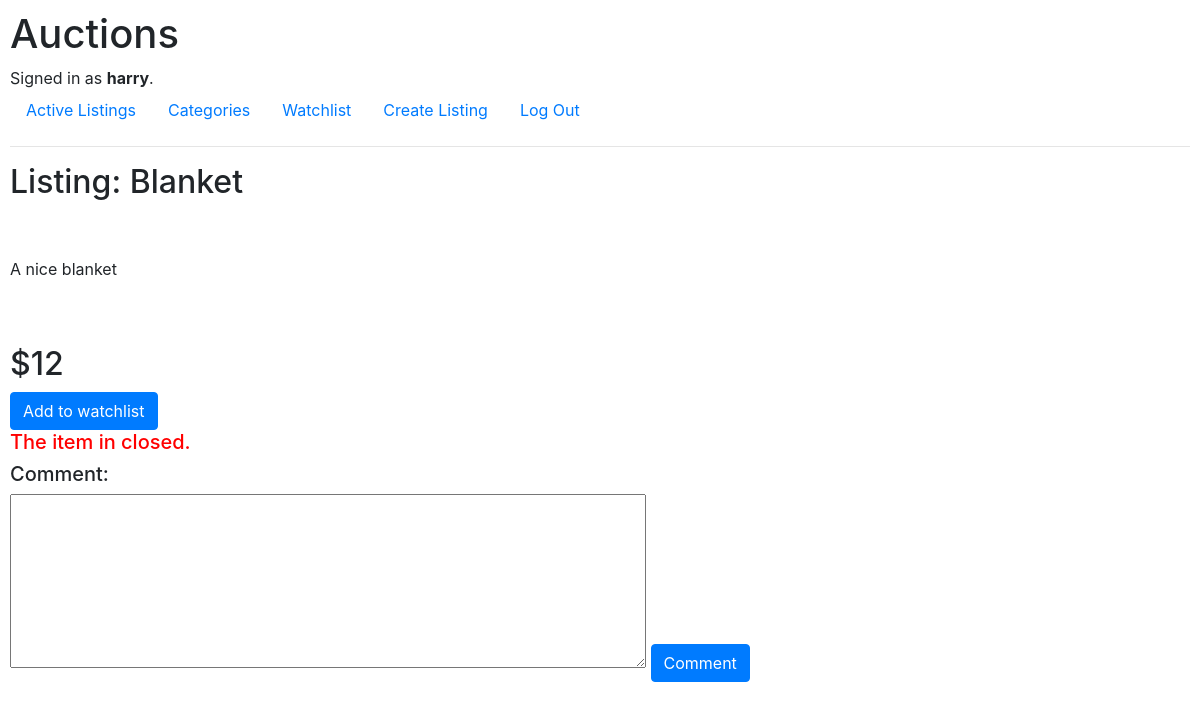
Before: /1 (signed in) with the older database file.
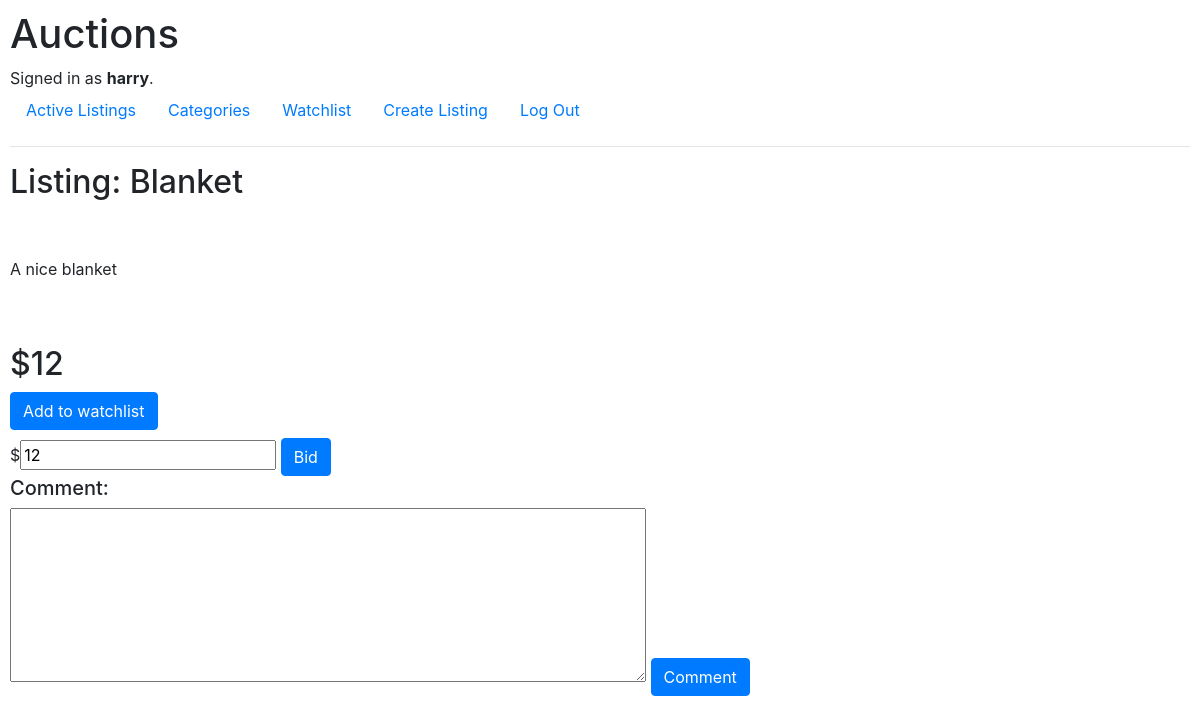
After: the same page with the newer database file.
### auctions/models.py (models this page shows, shortened)
class Listing(models.Model):
    title = models.CharField(max_length=64)
    description = models.CharField(max_length=150)
    starting_bid = models.IntegerField()
    image_link = models.CharField(max_length=400)
    Category = (('Fashion', 'Fashion'),('Toys','Toys'),('Electronics','Electronics'),('Home','Home'),('Health', 'Health'),('Sports','Sports'))
    category = models.CharField(max_length=200,null=True, choices=Category)
    user = models.ForeignKey(User,on_delete=models.CASCADE,related_name="Products")
    active_category=(('Active','Active'),('Close','Close'))
    active = models.CharField(max_length=200,null=True, choices=active_category,default="Active")

### auctions/views.py (the view, shortened to what this page needs)
# urls.py: path("<int:list_id>",views.listing_page,name="listing_page"),
def listing_page(request,list_id):
    comment_form = ProductComment()
    won = False
    if len(product_won.objects.filter(listing__id=list_id)) > 0:
        if product_won.objects.filter(listing__id=list_id)[0].listing.id==list_id and product_won.objects.filter(listing__id=list_id)[0].user.id==request.user.id :
            won = True
    product = Listing.objects.get(id=list_id)
    form = ListingForm(instance=product)
    if Listing.objects.get(id=list_id).active =="Active":
        if_active = True
    else:
        if_active=False
    if len(watchlist.objects.filter(item_id=list_id,user=request.user.id))==1:
        blob=True
        if request.method=="POST" and  'watchlist' in request.POST:
            item = watchlist.objects.filter(item_id=list_id)
            item.delete()
            return HttpResponseRedirect(reverse("listing_page",args=(list_id,)))
    else:
        blob=False
        if request.method=="POST" and 'watchlist' in request.POST:
            b = watchlist(item = Listing.objects.get(pk=list_id),user=User.objects.get(pk=request.user.id))
            b.save()
            return HttpResponseRedirect(reverse("listing_page",args=(list_id,)))
    error=""
    if request.user.id == Listing.objects.get(id=list_id).user.id:
        owner=True
    else:
        owner=False
    if request.method == "POST"  and 'comment' in request.POST:
        print(request.POST['comment'])
        product_comments.objects.create(user = User.objects.get(id=request.user.id),listing= Listing.objects.get(id=list_id),comment=request.POST['comment'])
    return render(request,"auctions/listing_page.html",{
        "list":Listing.objects.get(pk=list_id),
        "in_watchlist":blob,
        "form": form,
        'owner':owner,
        "error":error,
        'if_active':if_active,
        'won':won,
        'comments':product_comments.objects.filter(listing= Listing.objects.get(id=list_id)),
        'comment_form':comment_form
    })

### auctions/forms.py
class ListingForm(ModelForm):
    description = forms.CharField(widget=forms.Textarea(attrs={'cols': 60, 'rows': 7}))
    class Meta:
        model = Listing
        fields='__all__'

class ProductComment(ModelForm):
    comment = forms.CharField(widget=forms.Textarea(attrs={'cols': 60, 'rows': 7}))
    class Meta:
        model = product_comments
        fields = "__all__"

### auctions/templates/auctions/listing_page.html (shortened to what this page needs)
{% extends "auctions/layout.html" %}
{% block body %}
    <h2>Listing: {{list.title}}</h2>
    <br>
<br>
    <p>{{list.description}}</p>
    <br>
    <br>
    <h2>${{list.starting_bid}}</h2>
    {% if user.is_authenticated %}
        <form action="" method="POST">
            {% if in_watchlist %}
                <button class="btn btn-primary" type="submit" name="watchlist">Remove from watchlist</button>
            {% else %}
                <button  class="btn btn-primary" type="submit" name="watchlist">Add to watchlist</button>
            {% endif %}
        </form>
        {% if not if_active%}
        <h5 style="color: red;">The item in closed.</h5>
        {% endif %}
        {% if  not owner and if_active %}
            <form action="" method="POST">
                ${{form.starting_bid}}
                <button class="btn btn-primary" type="submit"  >Bid</button>
            </form>
        {% endif %}
        <form action="" method="POST">
            <h5>Comment:</h5>{{comment_form.comment}}
            <button class="btn btn-primary" type="submit" >Comment</button>
        </form>
    {% endif %}
{% endblock %}

Changed rows visible on the page:
changed Listing "Blanket": starting_bid (not shown) → "12"
Other visible differences:
text no longer shown: "The item in closed."
text now shown: "$ Bid"
